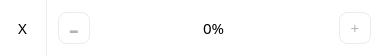
<?xml version="1.0" encoding="UTF-8"?>
<ui version="4.0">
 <class>CartesianPositionWidget</class>
 <widget class="QWidget" name="CartesianPositionWidget">
  <property name="geometry">
   <rect>
    <x>0</x>
    <y>0</y>
    <width>381</width>
    <height>56</height>
   </rect>
  </property>
  <property name="font">
   <font>
    <family>Alibaba PuHuiTi 3.0</family>
    <pointsize>11</pointsize>
    <italic>false</italic>
    <bold>false</bold>
   </font>
  </property>
  <property name="windowTitle">
   <string>Form</string>
  </property>
  <property name="styleSheet">
   <string notr="true">QWidget {
	font: 11pt &quot;Alibaba PuHuiTi 3.0&quot;;
	background-color: #FFFFFF;
}</string>
  </property>
  <layout class="QHBoxLayout" name="horizontalLayout_2">
   <property name="spacing">
    <number>0</number>
   </property>
   <property name="leftMargin">
    <number>0</number>
   </property>
   <property name="topMargin">
    <number>0</number>
   </property>
   <property name="rightMargin">
    <number>0</number>
   </property>
   <property name="bottomMargin">
    <number>0</number>
   </property>
   <item>
    <widget class="QLabel" name="name">
     <property name="minimumSize">
      <size>
       <width>45</width>
       <height>0</height>
      </size>
     </property>
     <property name="maximumSize">
      <size>
       <width>45</width>
       <height>16777215</height>
      </size>
     </property>
     <property name="styleSheet">
      <string notr="true">QLabel {
	
	font: 700 20pt &quot;Alibaba PuHuiTi 3.0&quot;;
}</string>
     </property>
     <property name="text">
      <string>X</string>
     </property>
     <property name="alignment">
      <set>Qt::AlignCenter</set>
     </property>
    </widget>
   </item>
   <item>
    <widget class="Line" name="line">
     <property name="styleSheet">
      <string notr="true">QFrame {
	color: #ECECEC;
}</string>
     </property>
     <property name="frameShadow">
      <enum>QFrame::Plain</enum>
     </property>
     <property name="orientation">
      <enum>Qt::Vertical</enum>
     </property>
    </widget>
   </item>
   <item>
    <layout class="QHBoxLayout" name="horizontalLayout">
     <property name="leftMargin">
      <number>10</number>
     </property>
     <property name="rightMargin">
      <number>10</number>
     </property>
     <item>
      <widget class="QPushButton" name="cartesianMinusButton">
       <property name="sizePolicy">
        <sizepolicy hsizetype="Fixed" vsizetype="Fixed">
         <horstretch>0</horstretch>
         <verstretch>0</verstretch>
        </sizepolicy>
       </property>
       <property name="minimumSize">
        <size>
         <width>32</width>
         <height>32</height>
        </size>
       </property>
       <property name="maximumSize">
        <size>
         <width>32</width>
         <height>32</height>
        </size>
       </property>
       <property name="font">
        <font>
         <family>Alibaba PuHuiTi 3.0</family>
         <pointsize>25</pointsize>
         <italic>false</italic>
         <bold>false</bold>
        </font>
       </property>
       <property name="styleSheet">
        <string notr="true">QPushButton {
	background-color: white;
	border: 1px solid #ECECEC;
	border-radius: 8px;
	color: #B3B4B5;
	font: 25pt &quot;Alibaba PuHuiTi 3.0&quot;;

}

QPushButton:hover {
	background-color: #D8D8D8;
	color: #262626;
	font-weight: bold;
}

QPushButton:pressed, QPushButton:checked {
	background-color: #DEF3FD;
	color: #262626;
	border: 0;
	font-weight: bold;
}</string>
       </property>
       <property name="text">
        <string>-</string>
       </property>
       <property name="iconSize">
        <size>
         <width>35</width>
         <height>35</height>
        </size>
       </property>
       <property name="autoRepeat">
        <bool>false</bool>
       </property>
      </widget>
     </item>
     <item>
      <widget class="QProgressBar" name="cartesianValBar">
       <property name="sizePolicy">
        <sizepolicy hsizetype="MinimumExpanding" vsizetype="Preferred">
         <horstretch>0</horstretch>
         <verstretch>0</verstretch>
        </sizepolicy>
       </property>
       <property name="maximumSize">
        <size>
         <width>16777215</width>
         <height>32</height>
        </size>
       </property>
       <property name="styleSheet">
        <string notr="true">QProgressBar {
	background-color: transparent;
	border: 0px;
   text-align: center;
}

QProgressBar::chunk {
	background-color: transparent;
	border: 0px;
   text-align: center;
}</string>
       </property>
       <property name="maximum">
        <number>65535</number>
       </property>
       <property name="value">
        <number>0</number>
       </property>
      </widget>
     </item>
     <item>
      <widget class="QPushButton" name="cartesianPlusButton">
       <property name="sizePolicy">
        <sizepolicy hsizetype="Fixed" vsizetype="Fixed">
         <horstretch>0</horstretch>
         <verstretch>0</verstretch>
        </sizepolicy>
       </property>
       <property name="minimumSize">
        <size>
         <width>32</width>
         <height>32</height>
        </size>
       </property>
       <property name="maximumSize">
        <size>
         <width>32</width>
         <height>32</height>
        </size>
       </property>
       <property name="styleSheet">
        <string notr="true">QPushButton {
	background-color: white;
	border: 1px solid #ECECEC;
	border-radius: 8px;
	color: #B3B4B5;
	font: 25pt &quot;Alibaba PuHuiTi 3.0&quot;;
}

QPushButton:hover {
	background-color: #D8D8D8;
	color: #262626;
	font-weight: bold;
}

QPushButton:pressed, QPushButton:checked {
	background-color: #DEF3FD;
	color: #262626;
	border: 0;
	font-weight: bold;
}</string>
       </property>
       <property name="text">
        <string>+</string>
       </property>
       <property name="iconSize">
        <size>
         <width>35</width>
         <height>35</height>
        </size>
       </property>
       <property name="autoRepeat">
        <bool>false</bool>
       </property>
      </widget>
     </item>
    </layout>
   </item>
  </layout>
 </widget>
 <resources/>
 <connections/>
</ui>
